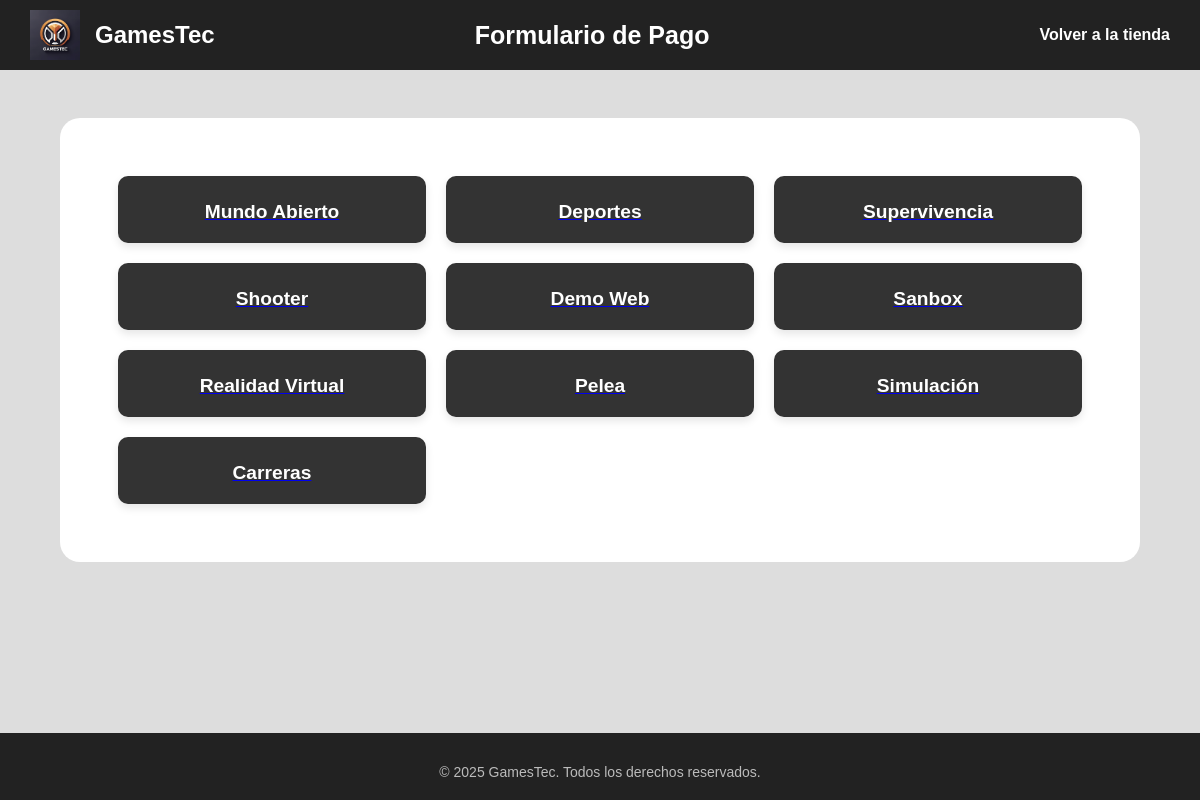
/Fuentes/GamesTecShop/OpcionesUsuario/Vistas/mostrarCategorias.php, run on the app's committed database.
### tables this page shows
CREATE TABLE `categoria` (
  `idCategoria` int(11) NOT NULL,
  `nombreCategoria` varchar(100) DEFAULT NULL
);

### Fuentes/GamesTecShop/OpcionesUsuario/Modelos/readCategorias.php (called while the page is built, shortened)
<?php
require_once('../Modelos/Categorias.php');
class readCategorias {
    public function mostrar(){
        $db = Db::conectar();
        $listaCategorias = [];
        $select = $db->query('SELECT * FROM Categoria');
        foreach($select->fetchAll() as $categoria){
            $myCategoria = new Categorias();
            $myCategoria->setIdCategoria($categoria['idCategoria']);
            $myCategoria->setNombreCategoria($categoria['nombreCategoria']);
            $listaCategorias[] = $myCategoria;
        }
        return $listaCategorias;
    }
}
?>

### Fuentes/GamesTecShop/OpcionesUsuario/Modelos/Categorias.php (called while the page is built)
<?php
class Categorias {
    private $idCategoria;
    private $nombreCategoria;
    public function getIdCategoria() {
        return $this->idCategoria;
    }
    public function setIdCategoria($idCategoria) {
        $this->idCategoria = $idCategoria;
    }
    public function getNombreCategoria() {
        return $this->nombreCategoria;
    }
    public function setNombreCategoria($nombreCategoria) {
        $this->nombreCategoria = $nombreCategoria;
    }
}
?>

### Fuentes/GamesTecShop/OpcionesUsuario/Vistas/mostrarCategorias.php (the view, shortened to what this page needs)
<?php
require_once('../Modelos/readCategorias.php');
require_once('../Modelos/Categorias.php');
$crud= new readCategorias();
$listaCategorias=$crud->mostrar();
?>
<html>
<head>
    <link rel="stylesheet" href="../../styles.css">
</head>
<body class="bodyCarrito">
<header>
        <div class="logo-container">
            <img src="../../img/GamesTecLogo.png" alt="GamesTec Logo">
            <h1>GamesTec</h1>
        </div>
        <div class="subtitulo">
				<strong align="center">Formulario de Pago</strong><br>
			</div>
        <nav>
            <a href="../../Contenido/Vistas/contenido.php">Volver a la tienda</a>
        </nav>
    </header>
	<main class="scroll">
	<div class="contenedorCategorias">
		<table>
			<div class="grid-categorias">
            <?php foreach ($listaCategorias as $categoria): ?>
    <div class="categoria" align="center">
        <a href="../../Contenido/Vistas/contenido.php?categoria=<?= $categoria->getIdCategoria() ?>">
            <h2><?= htmlspecialchars($categoria->getNombreCategoria()) ?></h2>
        </a>
    </div>
<?php endforeach; ?>
			</div>
		</table>
	</div>
</main>
<footer class="responsivo">
            <p>© 2025 GamesTec. Todos los derechos reservados.</p>
    </footer>
</body>
</html>

### Fuentes/GamesTecShop/styles.css (style rules this page uses)
* { margin: 0; padding: 0; box-sizing: border-box; }
body { font-family: Arial, sans-serif; background: #111; color: #fff; }
header { background: #222; display: flex; justify-content: space-between; align-items: center; padding: 10px 30px; }
.logo-container { display: flex; align-items: center; }
.logo-container img { width: 50px; margin-right: 15px; }
.logo-container h1 { font-size: 24px; }
nav a { color: #fff; margin-left: 20px; text-decoration: none; font-weight: bold; }
html, body { height: 100%; display: flex; flex-direction: column; }
main { flex: 1; position: relative; height: 500px; overflow: hidden; }
footer { background: #222; padding: 20px; text-align: center; }
footer p { padding-top: 1; margin-top: 10px; color: #bbb; font-size: 14px; margin-left: auto; margin-right: auto; }
main.scroll { flex: 1; position: relative; overflow: visible; }
footer.responsivo { background: #222; padding: 20px; text-align: center; display: flex; justify-content: center; align-items: center; position: fixed; bottom: 0; left: 0; width: 100%; z-index: 100; }
.subtitulo { text-align: center; }
.subtitulo strong { margin-left: auto; margin-right: auto; padding-right: 2em; font-size: 25px; }
.bodyCarrito { background-color: #ddd; }
.grid-categorias { padding: 3em; display: grid; grid-template-columns: repeat(auto-fill, minmax(250px, 1fr)); gap: 20px; }
.categoria { background-color: #333; border-radius: 10px; box-shadow: 0 4px 8px rgba(0, 0, 0, 0.1); padding: 15px; text-align: center; transition: transform 0.3s ease; }
.categoria h2 { font-size: 1.2em; margin: 10px 0 5px; color: #FFF; }
.contenedorCategorias { margin-top: 3em; width: 90%; margin-left: auto; margin-right: auto; border-collapse: separate; border-spacing: 10px 20px; background-color: #FFF; border-radius: 20px; color: #000; padding: 10px; }

### data on the page
categoria: nombreCategoria "Mundo Abierto"
categoria: nombreCategoria "Deportes"
categoria: nombreCategoria "Supervivencia"
categoria: nombreCategoria "Shooter"
categoria: nombreCategoria "Demo Web"
categoria: nombreCategoria "Sanbox"
categoria: nombreCategoria "Realidad Virtual"
categoria: nombreCategoria "Pelea"
categoria: nombreCategoria "Simulación"
categoria: nombreCategoria "Carreras"
